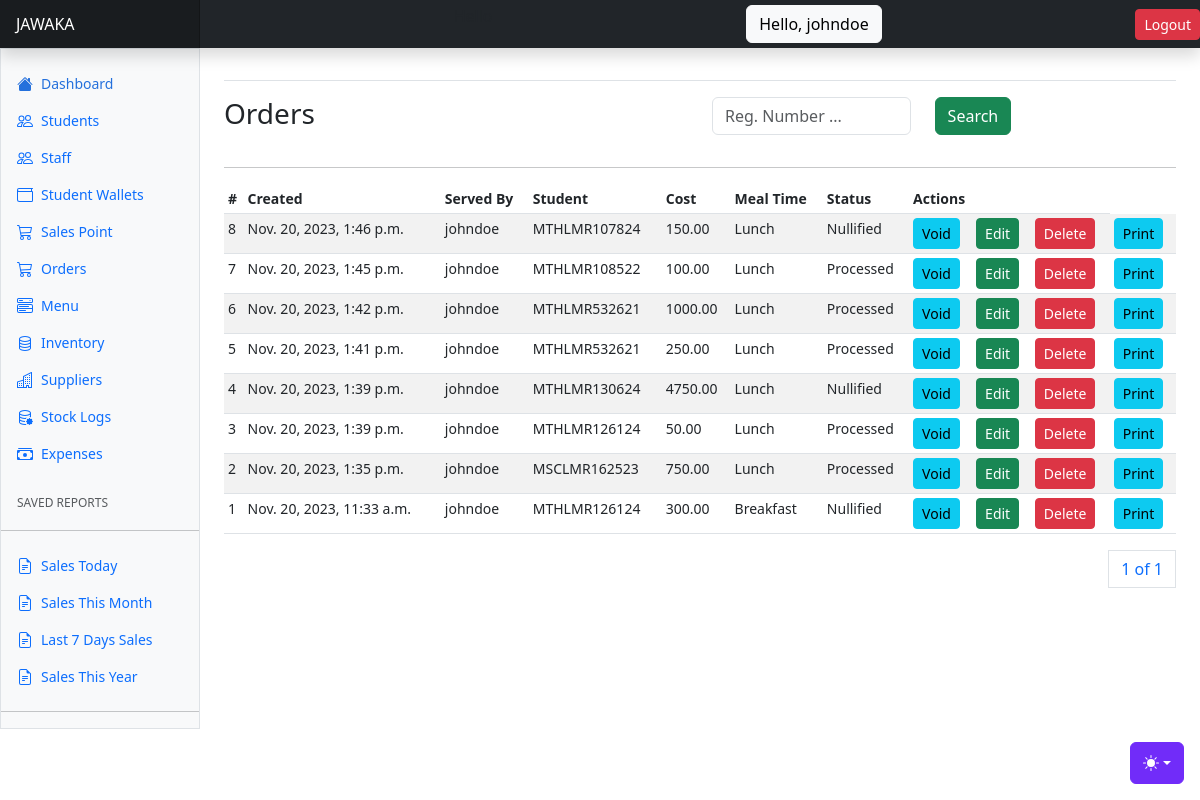
/orders/ (signed in), run on the app's committed database.
### apps/users/models.py (models this page shows, shortened)
class User(AbstractUser):
    role = models.CharField(choices=ROLE_CHOICES, max_length=32, null=True)
    phone_number = models.CharField(max_length=255, null=True)
    id_number = models.CharField(max_length=255, null=True)
    gender = models.CharField(max_length=255, null=True)
    def __str__(self):
        return self.username

### apps/orders/models.py (models this page shows, shortened)
class Order(AbstractBaseModel):
    student = models.ForeignKey("students.Student", on_delete=models.SET_NULL, null=True, related_name="studentorders")
    total_cost = models.DecimalField(max_digits=20, decimal_places=2)
    meal_time = models.CharField(max_length=255, null=True)
    status = models.CharField(max_length=255, choices=ORDER_STATUS_CHOICES)
    served_by = models.ForeignKey("users.User", on_delete=models.SET_NULL, null=True)
    payment_method = models.CharField(max_length=255, null=True, choices=PAYMENT_METHODS)

### apps/students/models.py (models this page shows, shortened)
class Student(AbstractBaseModel):
    user = models.OneToOneField("users.User", on_delete=models.CASCADE)
    student_type = models.CharField(max_length=255, choices=STUDENT_TYPES)
    registration_number = models.CharField(max_length=255)
    status = models.CharField(max_length=255, choices=STUDENT_STATUS)
    added_on = models.DateField(null=True)
    credit_limit = models.DecimalField(max_digits=100, decimal_places=2, default=0)
    def __str__(self):
        return self.registration_number

### apps/orders/views.py (the view)
# urls.py: path("orders/", include("apps.orders.urls")),
@login_required(login_url="/users/login/")
def orders(request):
    user = request.user
    orders = Order.objects.all().order_by("-created")
    if not user.is_superuser:
        orders = Order.objects.filter(served_by=user).order_by("-created")
    if request.method == "POST":
        registration_number = request.POST.get("reg_number")
        orders = Order.objects.filter(
            Q(student__registration_number__icontains=registration_number))
    paginator = Paginator(orders, 15)
    page_number = request.GET.get("page")
    page_obj = paginator.get_page(page_number)
    context = {
        "orders": orders,
        "page_obj": page_obj,
    }
    return render(request, "orders/orders.html", context)

### templates/orders/orders.html (shortened to what this page needs)
{% extends "base.html" %}
{% block content %}
<div class="row">
    <div class="col">
        <h3>Orders</h3>
    </div>
    <div class="col">
      <form method="POST">
        <div class="input-group mb-3">
          <div class="row">
            <div class="col-7">
              <input type="text" class="form-control" name="reg_number" id="reg_number" placeholder="Reg. Number ...">
            </div>
            <div class="col-5">
              <button class="btn btn-success">Search</button>
            </div>
          </div>
        </div>
      </form>
    </div>
</div>
<hr/>
      <div class="table-responsive small">
        <table class="table table-striped table-sm">
          <thead>
            <tr>
              <th scope="col">#</th>
              <th scope="col">Created</th>
              <th scope="col">Served By</th>
              <th scope="col">Student</th>
              <th scope="col">Cost</th>
              <th scope="col">Meal Time</th>
              <th scope="col">Status</th>
              <th scope="col" colspan="3">Actions</th>
            </tr>
          </thead>
          <tbody>
            {% for order in page_obj %}
            <tr>
              <td>{{order.id}}</td>
              <td>{{order.created}}</td>
              <td>{{order.served_by}}</td>
              <td>{{order.student}}</td>
              <td>{{order.total_cost}}</td>
              <td>{{order.meal_time}}</td>
              <td>{{order.status}}</td>
              <td><a class="btn btn-info btn-sm" data-bs-toggle="modal" data-bs-target="#voidOrderModal{{ order.id }}">Void</a></td>
              <td><a class="btn btn-success btn-sm" data-bs-toggle="modal" data-bs-target="#editOrderModal{{ order.id }}">Edit</a></td>
              <td><a class="btn btn-danger btn-sm" data-bs-toggle="modal" data-bs-target="#deleteOrderModal{{ order.id }}">Delete</a></td>
              <td><a href="{% url 'print-order' order.id %}" class="btn btn-info btn-sm">Print</a></td>
            </tr>
            {% endfor %}
          </tbody>
        </table>
        <div>
          <nav aria-label="Page navigation example">
            <ul class="pagination justify-content-end">
              <a class="page-link" href="#">{{ page_obj.number }} of {{ page_obj.paginator.num_pages }}</a>
            </ul>
          </nav>
        </div>
      </div>
{% endblock content %}

### templates/base.html (shortened to what this page needs)
{% load static %}
<!doctype html>
<html lang="en" data-bs-theme="auto">
  <head><script src="{% static 'assets/js/color-modes.js' %}"></script>
    <link rel="stylesheet" href="https://cdn.jsdelivr.net/npm/@docsearch/css@3">
<link href="{%  static 'assets/dist/css/bootstrap.min.css' %}" rel="stylesheet">
    <link href="https://cdn.jsdelivr.net/npm/bootstrap-icons@1.10.3/font/bootstrap-icons.css" rel="stylesheet">
    <link href="{% static 'dashboard.css' %}" rel="stylesheet">
  </head>
  <body>
    <div class="dropdown position-fixed bottom-0 end-0 mb-3 me-3 bd-mode-toggle">
      <button class="btn btn-bd-primary py-2 dropdown-toggle d-flex align-items-center"
              id="bd-theme"
              type="button"
              aria-expanded="false"
              data-bs-toggle="dropdown"
              aria-label="Toggle theme (auto)">
        <svg class="bi my-1 theme-icon-active" width="1em" height="1em"><use href="#circle-half"></use></svg>
      </button>
    </div>
<header class="navbar sticky-top bg-dark flex-md-nowrap p-0 shadow" data-bs-theme="dark">
  <a class="navbar-brand col-md-3 col-lg-2 me-0 px-3 fs-6 text-white" href="{% url 'home' %}">JAWAKA</a>
  <p>Hello</p>
  <button class="btn btn-light">Hello, {{request.user.username}}</button>
  <a href="{% url 'logout' %}" class="btn btn-danger btn-sm">Logout</a>
</header>
<div class="container-fluid">
  <div class="row">
    {% include "includes/sidebar.html" %}
    <main class="col-md-9 ms-sm-auto col-lg-10 px-md-4">
      <div class="d-flex justify-content-between flex-wrap flex-md-nowrap align-items-center pt-3 pb-2 mb-3 border-bottom">
      </div>
      {% block content %}
      {% endblock content %}
  </main>
  </div>
</div>
    </body>
</html>

### static/dashboard.css (style rules this page uses)
.bi { display: inline-block; width: 1rem; height: 1rem; }
.navbar-brand { padding-top: .75rem; padding-bottom: .75rem; background-color: rgba(0, 0, 0, .25); box-shadow: inset -1px 0 0 rgba(0, 0, 0, .25); }

### templates/base.html (style rules this page uses)
.bi { vertical-align: -.125em; fill: currentColor; }
.btn-bd-primary { --bd-violet-bg: #712cf9; --bd-violet-rgb: 112.520718, 44.062154, 249.437846; --bs-btn-font-weight: 600; --bs-btn-color: var(--bs-white); --bs-btn-bg: var(--bd-violet-bg); --bs-btn-border-color: var(--bd-violet-bg); --bs-btn-hover-color: var(--bs-white); --bs-btn-hover-bg: #6528e0; --bs-btn-hover-border-color: #6528e0; --bs-btn-focus-shadow-rgb: var(--bd-violet-rgb); --bs-btn-active-color: var(--bs-btn-hover-color); --bs-btn-active-bg: #5a23c8; --bs-btn-active-border-color: #5a23c8; }
.bd-mode-toggle { z-index: 1500; }

### data on the page
User: user.username "johndoe"
Order: id "8", created "Nov. 20, 2023, 1:46 p.m.", served_by "johndoe", student "MTHLMR107824", total_cost "150.00", meal_time "Lunch", status "Nullified"
Order: id "7", created "Nov. 20, 2023, 1:45 p.m.", served_by "johndoe", student "MTHLMR108522", total_cost "100.00", meal_time "Lunch", status "Processed"
Order: id "6", created "Nov. 20, 2023, 1:42 p.m.", served_by "johndoe", student "MTHLMR532621", total_cost "1000.00", meal_time "Lunch", status "Processed"
Order: id "5", created "Nov. 20, 2023, 1:41 p.m.", served_by "johndoe", student "MTHLMR532621", total_cost "250.00", meal_time "Lunch", status "Processed"
Order: id "4", created "Nov. 20, 2023, 1:39 p.m.", served_by "johndoe", student "MTHLMR130624", total_cost "4750.00", meal_time "Lunch", status "Nullified"
Order: id "3", created "Nov. 20, 2023, 1:39 p.m.", served_by "johndoe", student "MTHLMR126124", total_cost "50.00", meal_time "Lunch", status "Processed"
Order: id "2", created "Nov. 20, 2023, 1:35 p.m.", served_by "johndoe", student "MSCLMR162523", total_cost "750.00", meal_time "Lunch", status "Processed"
Order: id "1", created "Nov. 20, 2023, 11:33 a.m.", served_by "johndoe", student "MTHLMR126124", total_cost "300.00", meal_time "Breakfast", status "Nullified"

### other printed values
{{ page_obj.number }} "1"
{{ page_obj.paginator.num_pages }} "1"
